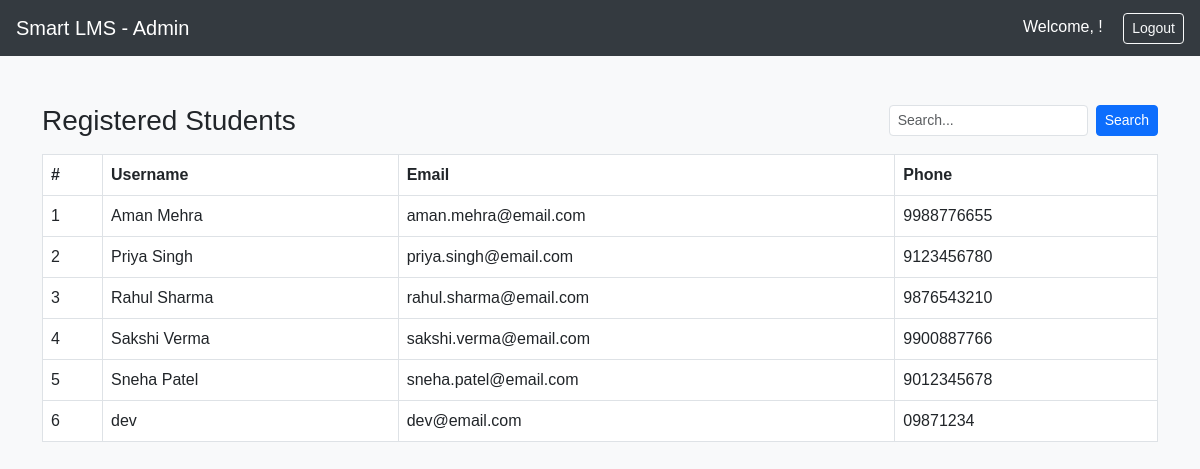
The page /students/ on the database its author committed.
### accounts/models.py (models this page shows, shortened)
class Student(models.Model):
    username = models.CharField(max_length=100, unique=True)
    email = models.EmailField(unique=True)
    phone_number = models.CharField(max_length=15, unique=True)
    password = models.CharField(max_length=100)

### accounts/views.py (the view)
# urls.py: path('students/', views.student_list, name='student_list'),
def student_list(request):
    query = request.GET.get('q', '').strip()
    students = Student.objects.all()
    if query:
        students = students.filter(
            Q(username__icontains=query) |
            Q(email__icontains=query) |
            Q(phone_number__icontains=query)
        )
    students = students.order_by('username')
    return render(request, 'student_list.html', {'students': students, 'q': query})

### accounts/templates/student_list.html (shortened to what this page needs)
{% load static %}
<!DOCTYPE html>
<html lang="en">
<head>
  <link href="https://cdn.jsdelivr.net/npm/bootstrap@5.3.0/dist/css/bootstrap.min.css" rel="stylesheet">
</head>
<body>
{% include 'admin_head.html' %}
<div class="container mt-5">
  <div class="d-flex justify-content-between align-items-center mb-3">
    <h3 class="mb-0">Registered Students</h3>
    <form method="get" class="d-flex" style="max-width: 300px;">
      <input type="text" name="q" value="{{ q }}" class="form-control form-control-sm me-2" placeholder="Search...">
      <button class="btn btn-sm btn-primary" type="submit">Search</button>
    </form>
  </div>
  <table class="table table-bordered">
    <thead>
      <tr>
        <th style="width:60px;">#</th>
        <th>Username</th>
        <th>Email</th>
        <th>Phone</th>
      </tr>
    </thead>
    <tbody>
      {% for s in students %}
      <tr>
        <td>{{ forloop.counter }}</td>
        <td>{{ s.username }}</td>
        <td>{{ s.email }}</td>
        <td>{{ s.phone_number }}</td>
      </tr>
      {% empty %}
      <tr>
        <td colspan="4" class="text-center text-muted py-4">No registered students found.</td>
      </tr>
      {% endfor %}
    </tbody>
  </table>
</div>
</body>
</html>

### accounts/templates/student_list.html (style rules this page uses)
body { background-color: #f8f9fa; font-family: Arial, sans-serif; }

### accounts/templates/admin_head.html (style rules this page uses)
body { background-color: #f8f9fa; font-family: Arial, sans-serif; }

### rows shown on the page
Student: username "Aman Mehra", email "aman.mehra@email.com", phone_number "9988776655"
Student: username "Priya Singh", email "priya.singh@email.com", phone_number "9123456780"
Student: username "Rahul Sharma", email "rahul.sharma@email.com", phone_number "9876543210"
Student: username "Sakshi Verma", email "sakshi.verma@email.com", phone_number "9900887766"
Student: username "Sneha Patel", email "sneha.patel@email.com", phone_number "9012345678"
Student: username "dev", email "dev@email.com", phone_number "09871234"
